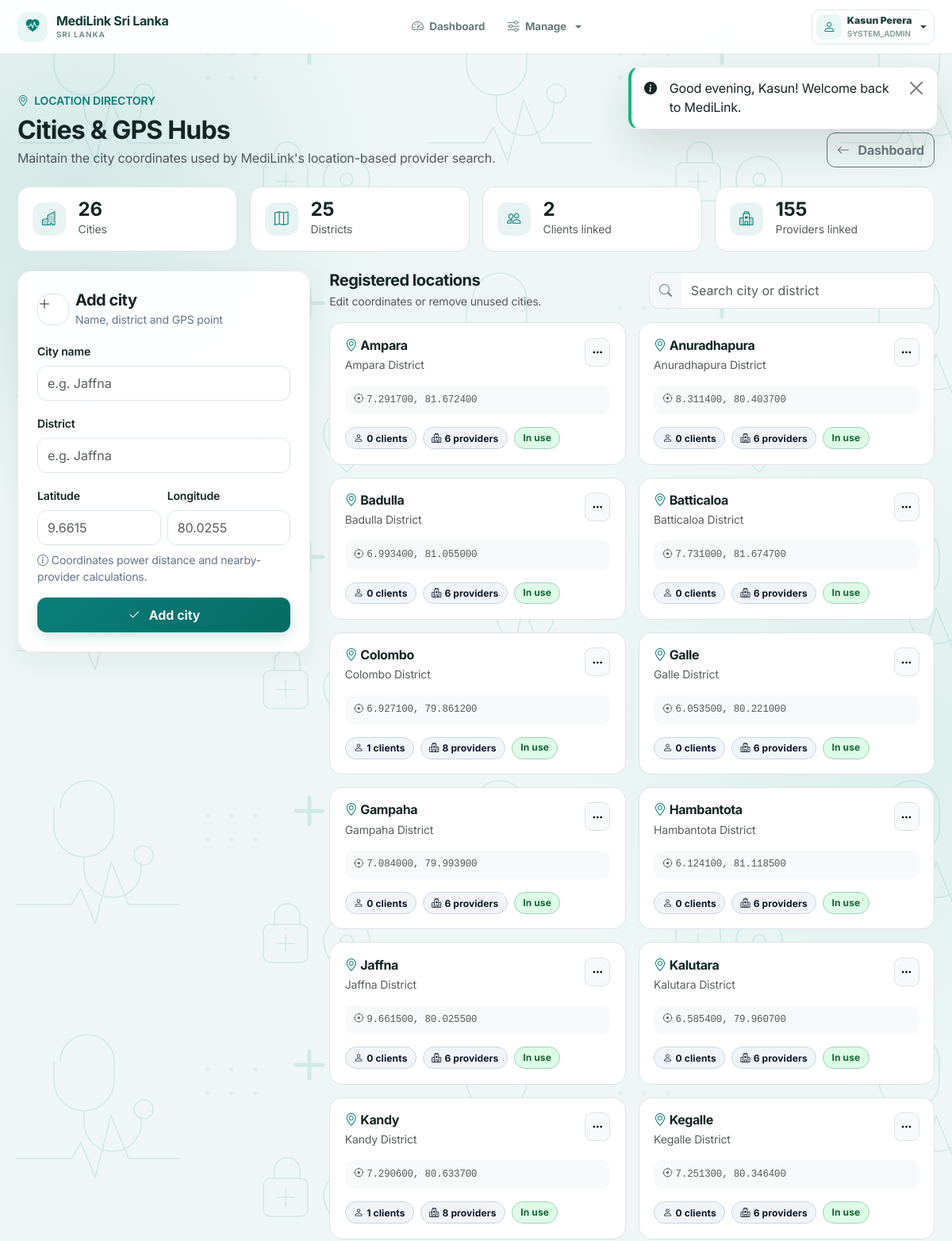
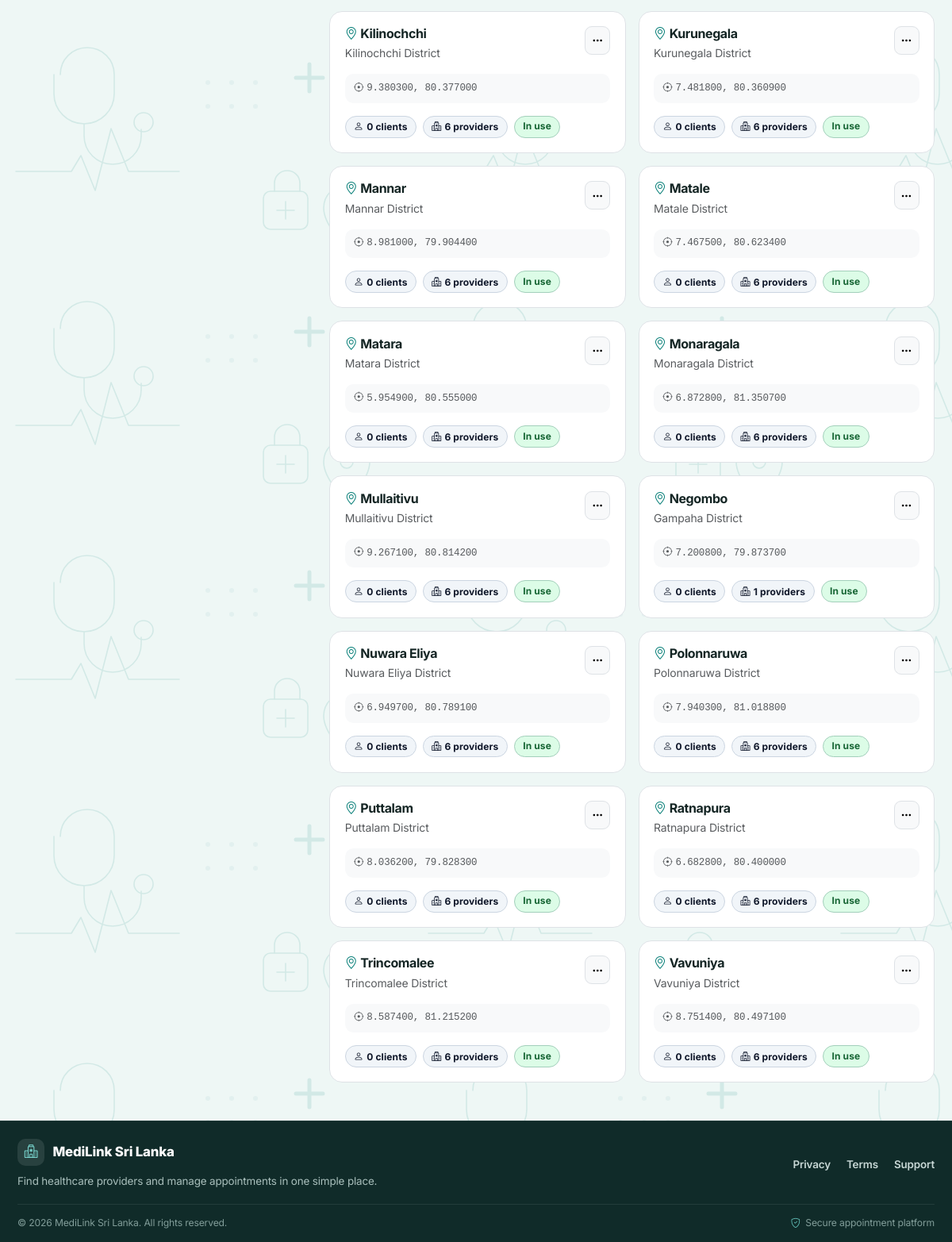
The app's page /admin/cities.php (signed in) with its own data (2 pictures, top to bottom).
### tables this page shows
CREATE TABLE `CITY` (
  `City_ID` INT AUTO_INCREMENT PRIMARY KEY,
  `City_Name` VARCHAR(100) NOT NULL UNIQUE,
  `District` VARCHAR(100) NOT NULL,
  `Latitude` DECIMAL(10, 8) NOT NULL,
  `Longitude` DECIMAL(11, 8) NOT NULL,
  `Created_At` TIMESTAMP DEFAULT CURRENT_TIMESTAMP,
  INDEX `idx_city_name` (`City_Name`)
);

### includes/functions.php (called while the page is built, shortened)
<?php
function e(?string $string): string {
    return htmlspecialchars((string)$string, ENT_QUOTES, 'UTF-8');
}
function url(string $path = ''): string {
    $path = ltrim($path, '/');
    return rtrim(BASE_URL, '/') . '/' . $path;
}

### admin/cities.php (the view, shortened to what this page needs)
<?php
require_once __DIR__ . '/../includes/functions.php';
$db = Database::getConnection();
$citiesQuery = "
    SELECT c.*,
           (SELECT COUNT(*) FROM `CLIENT` cl WHERE cl.City = c.City_Name) AS total_patients,
           (SELECT COUNT(*) FROM `PROVIDER` pr WHERE pr.City = c.City_Name) AS total_providers
    FROM `CITY` c
    ORDER BY c.City_Name ASC
";
$cities = $db->query($citiesQuery)->fetchAll();
$editCity = null;
require_once __DIR__ . '/../includes/header.php';
?>
<div class="container py-4 py-lg-5">
  <div class="d-flex flex-column flex-lg-row justify-content-between align-items-lg-end gap-3 mb-4">
    <div>
      <div class="text-teal small fw-semibold text-uppercase mb-2"><i class="bi bi-geo-alt me-1"></i> Location directory</div>
      <h2 class="fw-bold mb-1">Cities & GPS Hubs</h2>
      <p class="text-muted mb-0">Maintain the city coordinates used by MediLink's location-based provider search.</p>
    </div>
    <a href="<?= url('admin/dashboard.php') ?>" class="btn btn-outline-secondary"><i class="bi bi-arrow-left me-1"></i> Dashboard</a>
  </div>
  <?php
    $totalPatients = array_sum(array_map(fn($c) => (int)$c['total_patients'], $cities));
    $totalProviders = array_sum(array_map(fn($c) => (int)$c['total_providers'], $cities));
    $districtCount = count(array_unique(array_filter(array_column($cities, 'District'))));
  ?>
  <div class="row g-3 mb-4">
    <div class="col-6 col-xl-3"><div class="city-stat d-flex align-items-center gap-3"><div class="icon"><i class="bi bi-buildings"></i></div><div><div class="fs-4 fw-bold lh-1"><?= count($cities) ?></div><small class="text-muted">Cities</small></div></div></div>
    <div class="col-6 col-xl-3"><div class="city-stat d-flex align-items-center gap-3"><div class="icon"><i class="bi bi-map"></i></div><div><div class="fs-4 fw-bold lh-1"><?= $districtCount ?></div><small class="text-muted">Districts</small></div></div></div>
    <div class="col-6 col-xl-3"><div class="city-stat d-flex align-items-center gap-3"><div class="icon"><i class="bi bi-people"></i></div><div><div class="fs-4 fw-bold lh-1"><?= $totalPatients ?></div><small class="text-muted">Clients linked</small></div></div></div>
    <div class="col-6 col-xl-3"><div class="city-stat d-flex align-items-center gap-3"><div class="icon"><i class="bi bi-hospital"></i></div><div><div class="fs-4 fw-bold lh-1"><?= $totalProviders ?></div><small class="text-muted">Providers linked</small></div></div></div>
  </div>
  <div class="row g-4 align-items-start">
    <div class="col-lg-4">
      <div class="card card-custom p-4 position-sticky" style="top:92px">
        <div class="d-flex align-items-center gap-2 mb-3">
          <span class="city-stat icon p-0" style="width:40px;height:40px"><i class="bi bi-<?= $editCity ? 'pencil' : 'plus-lg' ?>"></i></span>
          <div><h5 class="fw-bold mb-0"><?= $editCity ? 'Edit city' : 'Add city' ?></h5><small class="text-muted">Name, district and GPS point</small></div>
        </div>
        <form method="POST" action="<?= url('admin/cities.php') ?>">
          <div class="mb-3"><label class="form-label small fw-semibold">City name</label><input type="text" name="city_name" class="form-control" placeholder="e.g. Jaffna" value="<?= e($editCity['City_Name'] ?? '') ?>" required></div>
          <div class="mb-3"><label class="form-label small fw-semibold">District</label><input type="text" name="district" class="form-control" placeholder="e.g. Jaffna" value="<?= e($editCity['District'] ?? '') ?>" required></div>
          <div class="row g-2 mb-2">
            <div class="col-6"><label class="form-label small fw-semibold">Latitude</label><input type="number" step="0.000001" name="latitude" class="form-control" placeholder="9.6615" value="<?= e($editCity['Latitude'] ?? '') ?>" required></div>
            <div class="col-6"><label class="form-label small fw-semibold">Longitude</label><input type="number" step="0.000001" name="longitude" class="form-control" placeholder="80.0255" value="<?= e($editCity['Longitude'] ?? '') ?>" required></div>
          </div>
          <p class="small text-muted mb-3"><i class="bi bi-info-circle me-1"></i>Coordinates power distance and nearby-provider calculations.</p>
          <div class="d-flex gap-2"><button class="btn btn-teal flex-grow-1" type="submit"><i class="bi bi-check2 me-1"></i><?= $editCity ? 'Save changes' : 'Add city' ?></button></div>
        </form>
      </div>
    </div>
    <div class="col-lg-8">
      <div class="d-flex flex-column flex-md-row justify-content-between align-items-md-center gap-3 mb-3">
        <div><h5 class="fw-bold mb-1">Registered locations</h5><p class="small text-muted mb-0">Edit coordinates or remove unused cities.</p></div>
        <div class="input-group city-search"><span class="input-group-text bg-white"><i class="bi bi-search"></i></span><input id="citySearch" class="form-control" type="search" placeholder="Search city or district"></div>
      </div>
      <?php if (!$cities): ?>
        <div class="card card-custom p-5 text-center"><i class="bi bi-geo-alt fs-2 text-muted"></i><h5 class="mt-3">No cities yet</h5><p class="text-muted mb-0">Add the first location using the form.</p></div>
      <?php else: ?>
        <div class="row g-3" id="cityGrid">
          <?php foreach ($cities as $c): $linked=(int)$c['total_patients']+(int)$c['total_providers']; ?>
          <div class="col-md-6 city-item" data-search="<?= e(strtolower($c['City_Name'].' '.$c['District'])) ?>">
            <div class="city-card">
              <div class="d-flex justify-content-between gap-2 mb-3">
                <div><h6 class="fw-bold mb-1"><i class="bi bi-geo-alt text-teal me-1"></i><?= e($c['City_Name']) ?></h6><div class="small text-muted"><?= e($c['District']) ?> District</div></div>
                <div class="dropdown"><button class="btn btn-sm btn-light border" data-bs-toggle="dropdown" aria-label="City actions"><i class="bi bi-three-dots"></i></button></div>
              </div>
              <div class="city-coord mb-3"><i class="bi bi-crosshair me-1"></i><?= number_format((float)$c['Latitude'],6) ?>, <?= number_format((float)$c['Longitude'],6) ?></div>
              <div class="d-flex gap-2 flex-wrap"><span class="badge bg-light text-dark border"><i class="bi bi-person me-1"></i><?= (int)$c['total_patients'] ?> clients</span><span class="badge bg-light text-dark border"><i class="bi bi-hospital me-1"></i><?= (int)$c['total_providers'] ?> providers</span><?php if ($linked>0): ?><span class="badge bg-success-subtle text-success-emphasis border border-success-subtle">In use</span><?php else: ?><span class="badge bg-light text-muted border">Unused</span><?php endif; ?></div>
            </div>
          </div>
          <?php endforeach; ?>
        </div>
      <?php endif; ?>
    </div>
  </div>
</div>
<?php require_once __DIR__ . '/../includes/footer.php'; ?>

### admin/cities.php (style rules this page uses)
.city-stat { border:1px solid var(--bs-border-color);border-radius:1rem;background:#fff;padding:1rem 1.1rem;height:100% }
.city-stat .icon { width:42px;height:42px;border-radius:.8rem;display:grid;place-items:center;background:rgba(8,127,120,.09);color:var(--primary-teal,#087f78);font-size:1.1rem }
.city-card { border:1px solid var(--bs-border-color);border-radius:1rem;background:#fff;padding:1.15rem;height:100%;transition:transform .18s ease,box-shadow .18s ease }
.city-coord { font-family:var(--bs-font-monospace);font-size:.78rem;background:var(--bs-tertiary-bg);border-radius:.65rem;padding:.55rem .7rem;color:var(--bs-secondary-color) }
.city-search { max-width:360px }

### records on screen
city: City_Name "Ampara", District "Ampara", Latitude "7.291700", Longitude "81.672400", total_patients "0", total_providers "6"
city: City_Name "Anuradhapura", District "Anuradhapura", Latitude "8.311400", Longitude "80.403700", total_patients "0", total_providers "6"
city: City_Name "Badulla", District "Badulla", Latitude "6.993400", Longitude "81.055000", total_patients "0", total_providers "6"
city: City_Name "Batticaloa", District "Batticaloa", Latitude "7.731000", Longitude "81.674700", total_patients "0", total_providers "6"
city: City_Name "Colombo", District "Colombo", Latitude "6.927100", Longitude "79.861200", total_patients "1", total_providers "8"
city: City_Name "Galle", District "Galle", Latitude "6.053500", Longitude "80.221000", total_patients "0", total_providers "6"
city: City_Name "Gampaha", District "Gampaha", Latitude "7.084000", Longitude "79.993900", total_patients "0", total_providers "6"
city: City_Name "Hambantota", District "Hambantota", Latitude "6.124100", Longitude "81.118500", total_patients "0", total_providers "6"
city: City_Name "Jaffna", District "Jaffna", Latitude "9.661500", Longitude "80.025500", total_patients "0", total_providers "6"
city: City_Name "Kalutara", District "Kalutara", Latitude "6.585400", Longitude "79.960700", total_patients "0", total_providers "6"
city: City_Name "Kandy", District "Kandy", Latitude "7.290600", Longitude "80.633700", total_patients "1", total_providers "8"
city: City_Name "Kegalle", District "Kegalle", Latitude "7.251300", Longitude "80.346400", total_patients "0", total_providers "6"
city: City_Name "Kilinochchi", District "Kilinochchi", Latitude "9.380300", Longitude "80.377000", total_patients "0", total_providers "6"
city: City_Name "Kurunegala", District "Kurunegala", Latitude "7.481800", Longitude "80.360900", total_patients "0", total_providers "6"
city: City_Name "Mannar", District "Mannar", Latitude "8.981000", Longitude "79.904400", total_patients "0", total_providers "6"
city: City_Name "Matale", District "Matale", Latitude "7.467500", Longitude "80.623400", total_patients "0", total_providers "6"
city: City_Name "Matara", District "Matara", Latitude "5.954900", Longitude "80.555000", total_patients "0", total_providers "6"
city: City_Name "Monaragala", District "Monaragala", Latitude "6.872800", Longitude "81.350700", total_patients "0", total_providers "6"
city: City_Name "Mullaitivu", District "Mullaitivu", Latitude "9.267100", Longitude "80.814200", total_patients "0", total_providers "6"
city: City_Name "Negombo", District "Gampaha", Latitude "7.200800", Longitude "79.873700", total_patients "0", total_providers "1"
city: City_Name "Nuwara Eliya", District "Nuwara Eliya", Latitude "6.949700", Longitude "80.789100", total_patients "0", total_providers "6"
city: City_Name "Polonnaruwa", District "Polonnaruwa", Latitude "7.940300", Longitude "81.018800", total_patients "0", total_providers "6"
city: City_Name "Puttalam", District "Puttalam", Latitude "8.036200", Longitude "79.828300", total_patients "0", total_providers "6"
city: City_Name "Ratnapura", District "Ratnapura", Latitude "6.682800", Longitude "80.400000", total_patients "0", total_providers "6"
city: City_Name "Trincomalee", District "Trincomalee", Latitude "8.587400", Longitude "81.215200", total_patients "0", total_providers "6"
city: City_Name "Vavuniya", District "Vavuniya", Latitude "8.751400", Longitude "80.497100", total_patients "0", total_providers "6"

### other values on screen
APP_NAME "MediLink Sri Lanka"
$user['full_name'] "Kasun Perera"
$user['role'] "SYSTEM_ADMIN"
$flash['message'] "Good evening, Kasun! Welcome back to MediLink."
count($cities) "26"
$districtCount "25"
$totalPatients "2"
$totalProviders "155"
